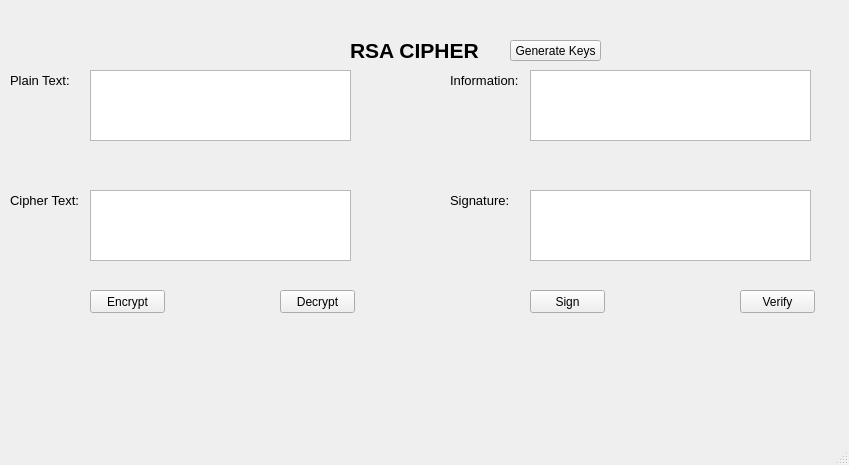
<?xml version="1.0" encoding="UTF-8"?>
<ui version="4.0">
 <class>MainWindow</class>
 <widget class="QMainWindow" name="MainWindow">
  <property name="geometry">
   <rect>
    <x>0</x>
    <y>0</y>
    <width>849</width>
    <height>465</height>
   </rect>
  </property>
  <property name="windowTitle">
   <string>MainWindow</string>
  </property>
  <widget class="QWidget" name="centralwidget">
   <widget class="QLabel" name="label">
    <property name="geometry">
     <rect>
      <x>350</x>
      <y>20</y>
      <width>131</width>
      <height>61</height>
     </rect>
    </property>
    <property name="font">
     <font>
      <pointsize>16</pointsize>
      <weight>75</weight>
      <bold>true</bold>
     </font>
    </property>
    <property name="text">
     <string>RSA CIPHER</string>
    </property>
   </widget>
   <widget class="QPushButton" name="btn_gen_keys">
    <property name="geometry">
     <rect>
      <x>510</x>
      <y>40</y>
      <width>91</width>
      <height>21</height>
     </rect>
    </property>
    <property name="text">
     <string>Generate Keys</string>
    </property>
   </widget>
   <widget class="QLabel" name="label_2">
    <property name="geometry">
     <rect>
      <x>10</x>
      <y>70</y>
      <width>61</width>
      <height>20</height>
     </rect>
    </property>
    <property name="font">
     <font>
      <pointsize>10</pointsize>
     </font>
    </property>
    <property name="text">
     <string>Plain Text:</string>
    </property>
   </widget>
   <widget class="QTextEdit" name="txt_plain_text">
    <property name="geometry">
     <rect>
      <x>90</x>
      <y>70</y>
      <width>261</width>
      <height>71</height>
     </rect>
    </property>
   </widget>
   <widget class="QLabel" name="label_3">
    <property name="geometry">
     <rect>
      <x>10</x>
      <y>190</y>
      <width>71</width>
      <height>20</height>
     </rect>
    </property>
    <property name="font">
     <font>
      <pointsize>10</pointsize>
     </font>
    </property>
    <property name="text">
     <string>Cipher Text:</string>
    </property>
   </widget>
   <widget class="QTextEdit" name="txt_cipher_text">
    <property name="geometry">
     <rect>
      <x>90</x>
      <y>190</y>
      <width>261</width>
      <height>71</height>
     </rect>
    </property>
   </widget>
   <widget class="QPushButton" name="btn_encrypt">
    <property name="geometry">
     <rect>
      <x>90</x>
      <y>290</y>
      <width>75</width>
      <height>23</height>
     </rect>
    </property>
    <property name="text">
     <string>Encrypt</string>
    </property>
   </widget>
   <widget class="QPushButton" name="btn_decrypt">
    <property name="geometry">
     <rect>
      <x>280</x>
      <y>290</y>
      <width>75</width>
      <height>23</height>
     </rect>
    </property>
    <property name="text">
     <string>Decrypt</string>
    </property>
   </widget>
   <widget class="QLabel" name="label_4">
    <property name="geometry">
     <rect>
      <x>450</x>
      <y>70</y>
      <width>71</width>
      <height>21</height>
     </rect>
    </property>
    <property name="font">
     <font>
      <pointsize>10</pointsize>
     </font>
    </property>
    <property name="text">
     <string>Information:</string>
    </property>
   </widget>
   <widget class="QTextEdit" name="txt_info">
    <property name="geometry">
     <rect>
      <x>530</x>
      <y>70</y>
      <width>281</width>
      <height>71</height>
     </rect>
    </property>
   </widget>
   <widget class="QLabel" name="label_5">
    <property name="geometry">
     <rect>
      <x>450</x>
      <y>190</y>
      <width>61</width>
      <height>20</height>
     </rect>
    </property>
    <property name="font">
     <font>
      <pointsize>10</pointsize>
     </font>
    </property>
    <property name="text">
     <string>Signature:</string>
    </property>
   </widget>
   <widget class="QTextEdit" name="txt_sign">
    <property name="geometry">
     <rect>
      <x>530</x>
      <y>190</y>
      <width>281</width>
      <height>71</height>
     </rect>
    </property>
   </widget>
   <widget class="QPushButton" name="btn_sign">
    <property name="geometry">
     <rect>
      <x>530</x>
      <y>290</y>
      <width>75</width>
      <height>23</height>
     </rect>
    </property>
    <property name="text">
     <string>Sign</string>
    </property>
   </widget>
   <widget class="QPushButton" name="btn_verify">
    <property name="geometry">
     <rect>
      <x>740</x>
      <y>290</y>
      <width>75</width>
      <height>23</height>
     </rect>
    </property>
    <property name="text">
     <string>Verify</string>
    </property>
   </widget>
  </widget>
  <widget class="QMenuBar" name="menubar">
   <property name="geometry">
    <rect>
     <x>0</x>
     <y>0</y>
     <width>849</width>
     <height>21</height>
    </rect>
   </property>
  </widget>
  <widget class="QStatusBar" name="statusbar"/>
 </widget>
 <resources/>
 <connections/>
</ui>
